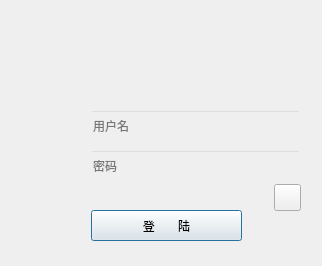
<?xml version="1.0" encoding="UTF-8"?>
<ui version="4.0">
 <class>Loginwindow</class>
 <widget class="QDialog" name="Loginwindow">
  <property name="geometry">
   <rect>
    <x>0</x>
    <y>0</y>
    <width>322</width>
    <height>266</height>
   </rect>
  </property>
  <property name="windowTitle">
   <string>Dialog</string>
  </property>
  <property name="styleSheet">
   <string notr="true">background-image: url(:/Icon_login.png);</string>
  </property>
  <widget class="QLineEdit" name="usernameLine">
   <property name="geometry">
    <rect>
     <x>90</x>
     <y>110</y>
     <width>211</width>
     <height>31</height>
    </rect>
   </property>
   <property name="styleSheet">
    <string notr="true">color: rgb(0, 0, 0);
background:transparent
</string>
   </property>
   <property name="text">
    <string/>
   </property>
   <property name="placeholderText">
    <string>用户名</string>
   </property>
  </widget>
  <widget class="QLineEdit" name="passwordLine">
   <property name="geometry">
    <rect>
     <x>90</x>
     <y>150</y>
     <width>211</width>
     <height>31</height>
    </rect>
   </property>
   <property name="styleSheet">
    <string notr="true">color: rgb(0, 0, 0);
background:transparent</string>
   </property>
   <property name="text">
    <string/>
   </property>
   <property name="placeholderText">
    <string>密码</string>
   </property>
  </widget>
  <widget class="QWidget" name="widget" native="true">
   <property name="geometry">
    <rect>
     <x>10</x>
     <y>110</y>
     <width>71</width>
     <height>71</height>
    </rect>
   </property>
   <property name="styleSheet">
    <string notr="true">background-image: url(:/Icon_head.png);</string>
   </property>
  </widget>
  <widget class="QPushButton" name="loginBtt">
   <property name="geometry">
    <rect>
     <x>91</x>
     <y>210</y>
     <width>151</width>
     <height>31</height>
    </rect>
   </property>
   <property name="styleSheet">
    <string notr="true">font: 75 12pt &quot;方正姚体&quot;;
</string>
   </property>
   <property name="text">
    <string>登       陆</string>
   </property>
  </widget>
  <widget class="QWidget" name="widget_2" native="true">
   <property name="geometry">
    <rect>
     <x>0</x>
     <y>0</y>
     <width>321</width>
     <height>111</height>
    </rect>
   </property>
   <property name="styleSheet">
    <string notr="true"/>
   </property>
  </widget>
  <widget class="QPushButton" name="pushButton">
   <property name="geometry">
    <rect>
     <x>274</x>
     <y>184</y>
     <width>27</width>
     <height>27</height>
    </rect>
   </property>
   <property name="styleSheet">
    <string notr="true">background-image: url(:/Icon_setting.png);</string>
   </property>
   <property name="text">
    <string/>
   </property>
  </widget>
 </widget>
 <resources/>
 <connections/>
</ui>
